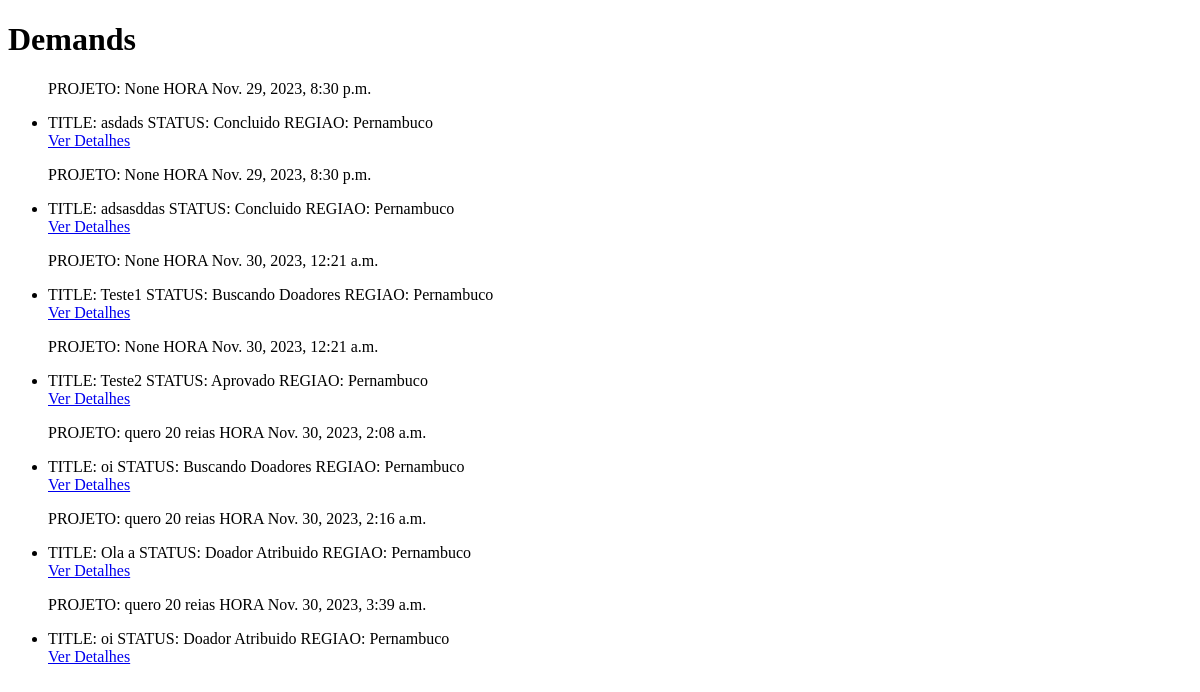
Page /demands/by-region/ (signed in) on the earlier database version.
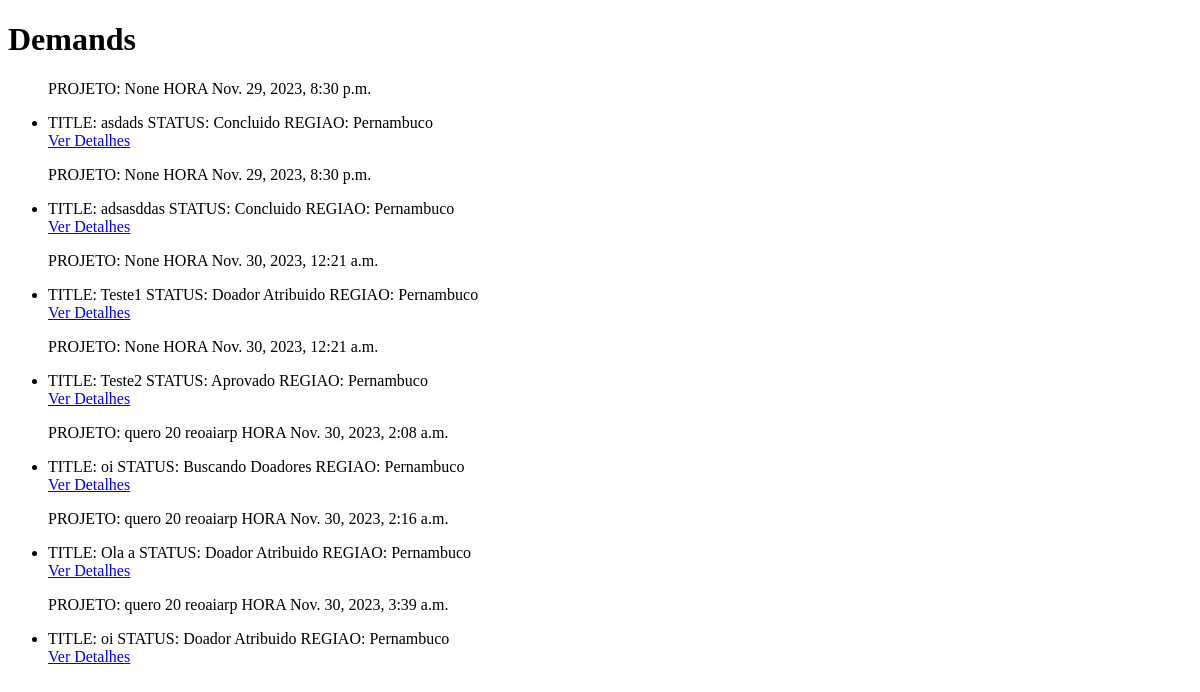
Same page on the later database version.
### fullapp/models.py (models this page shows, shortened)
class Demand(models.Model):
    user = models.ForeignKey(User, on_delete=models.CASCADE, null=True, blank=True)
    title = models.CharField(max_length=255, null=True, blank=True)
    description = models.CharField(max_length=255, null=True, blank=True)
    status = models.CharField(choices=get_choices(StatusEnum), default=StatusEnum.IN_ANALISYS, max_length=255, null=True, blank=True)
    region = models.CharField(choices=get_choices(RegionEnum), default=RegionEnum.PERNAMBUCO, max_length=255, null=True, blank=True)
    user = models.ForeignKey(User, on_delete=models.CASCADE, null=True, blank=True)
    created_at = models.DateTimeField(auto_now_add=True)
    def __str__(self):
        return self.title

class User(AbstractUser):
    ADMIN = 1
    AMBASSADOR = 2
    USER = 3
    ROLE_CHOICES = (
        (ADMIN, 'Admin'),
        (AMBASSADOR, 'Ambassador'),
        (USER, 'User'),
    )
    role = models.PositiveSmallIntegerField(choices=ROLE_CHOICES, default=USER)
    name = models.CharField(max_length=255, null=True, blank=True)
    phone = models.CharField(max_length=255, null=True, blank=True)
    email = models.CharField(max_length=255, null=True, blank=True)
    password = models.CharField(max_length=255, null=True, blank=True)
    project = models.CharField(max_length=50, null=True, blank=True)
    objective = models.CharField(max_length=255, null=True, blank=True)
    region = models.CharField(choices=get_choices(RegionEnum), default=RegionEnum.PERNAMBUCO, max_length=255, null=True, blank=True)

### fullapp/views.py (the view)
# urls.py: path('demands/by-region/', demands_by_region, name='demands_by_region'),
@login_required
def demands_by_region(request):
    current_user = request.user
    if current_user.role == 1:
        region_demands = Demand.objects.exclude(status__in=[StatusEnum.REJECTED, StatusEnum.DEACTIVATED])
    elif current_user.role == 2:
        region_demands = Demand.objects.filter(region=current_user.region).exclude(status__in=[StatusEnum.REJECTED, StatusEnum.DEACTIVATED, StatusEnum.IN_ANALISYS])
    else:
        return redirect('home')
    return render(request, 'embassor/demands_by_region.html', {'region_demands': region_demands})

### fullapp/templates/embassor/demands_by_region.html (shortened to what this page needs)
<!DOCTYPE html>
<html lang="en">
<head>
</head>
<body>
    <h1>Demands</h1>
    {% if region_demands %}
        <ul>
            {% for demand in region_demands %}
                <p>PROJETO: {{demand.user.project}} HORA {{demand.created_at}}
                <li>TITLE: {{ demand }} STATUS: {{demand.status}} REGIAO: {{ demand.region}}</li>
                <a href="{% url 'demand_detail' demand.id %}">Ver Detalhes</a>
            {% endfor %}
        </ul>
    {% else %}
        <p>No demands available.</p>
    {% endif %}
</body>
</html>

Differences in the rows shown:
changed Demand "Teste1": status "Buscando Doadores" → "Doador Atribuido"
changed through a linked row, Demand "Nov. 30, 2023, 2:08 a.m.": user.project "quero 20 reias" → "quero 20 reoaiarp"
changed through a linked row, Demand "Nov. 30, 2023, 2:16 a.m.": user.project "quero 20 reias" → "quero 20 reoaiarp"
changed through a linked row, Demand "Nov. 30, 2023, 3:39 a.m.": user.project "quero 20 reias" → "quero 20 reoaiarp"
